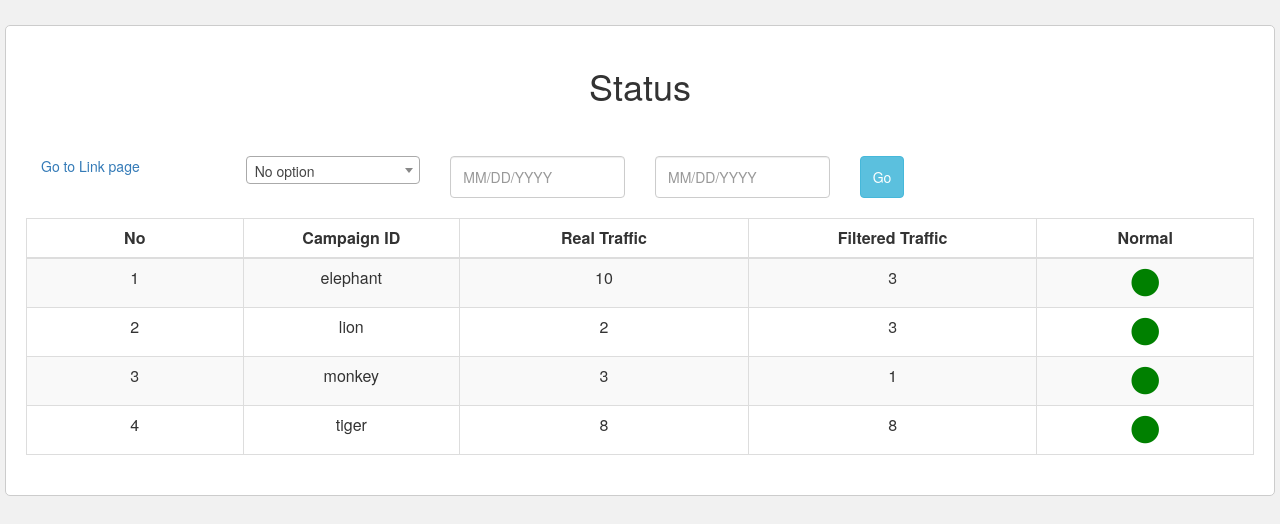
The page / on the database its author committed.
### tables this page shows
CREATE TABLE IF NOT EXISTS `click` (
  `id` int(11) NOT NULL AUTO_INCREMENT,
  `link_id` int(11) NOT NULL,
  `click_date` date NOT NULL,
  `is_real` tinyint(1) NOT NULL,
  PRIMARY KEY (`id`)
);

CREATE TABLE IF NOT EXISTS `link` (
  `id` int(11) NOT NULL AUTO_INCREMENT,
  `campaign_id` varchar(255) NOT NULL,
  `real_link` varchar(255) NOT NULL,
  `filter_link` varchar(255) NOT NULL,
  `state` varchar(255) NOT NULL,
  PRIMARY KEY (`id`)
);

### application/controllers/StatusController.php (called while the page is built, shortened)
<?php
class StatusController extends CI_Controller {
	public function __construct()
	{
		$this->load->helper('string');
		$this->load->helper('url');
		$this->load->model('statusmodel');
		$this->load->model('linkmodel');
	}
	public function index()
	{
		$all = $this->statusmodel->getAll();
		$status = array();
		foreach($all as $each) {
			if(array_key_exists($each['campaign_id'], $status)){
				if($each['is_real'] == 0) {
					$status[$each['campaign_id']]['real_traffic']++;
				} else {
					$status[$each['campaign_id']]['filter_traffic']++;
				}
			} else {
				if($each['is_real'] == 0) {
					$new_array = array(
						'campaign_id'=> $each['campaign_id'],
						'real_traffic' => 1,
						'filter_traffic' => 0
					);
				} else {
					$new_array = array(
						'campaign_id'=> $each['campaign_id'],
						'real_traffic' => 0,
						'filter_traffic' => 1
					);
				}
				$status[$each['campaign_id']] = $new_array;
			}
		}
		$data['status'] = $status;
		$this->load->view('status', $data);
	}
}

### index.php (called while the page is built, shortened)
<?php
require_once BASEPATH.'core/CodeIgniter.php';

### application/models/StatusModel.php (called while the page is built, shortened)
<?php
class StatusModel extends CI_Model {
    public function getAll(){
        $this->db->from('click');
        $this->db->join('link', 'click.link_id = link.id');
        $this->db->order_by('campaign_id', 'asc');
        $query = $this->db->get();
        return $query->result_array();
    }
}

### application/views/status.php (the view, shortened to what this page needs)
<html>
 <head>
  <link rel="stylesheet" href="https://maxcdn.bootstrapcdn.com/bootstrap/3.3.7/css/bootstrap.min.css" />
  <link rel="stylesheet" href="https://cdnjs.cloudflare.com/ajax/libs/bootstrap-datepicker/1.6.4/css/bootstrap-datepicker.css" />
  <link rel="stylesheet" href="https://cdnjs.cloudflare.com/ajax/libs/font-awesome/4.7.0/css/font-awesome.min.css" />
  <link href="https://cdn.jsdelivr.net/npm/select2@4.0.13/dist/css/select2.min.css" rel="stylesheet" />
 </head>
 <body>
  <div class="container box">
	<h1 align="center">Status</h1>
	<br />
	<div class="table-responsive">
	<br />
	<div class="row">
   	<div class="col-md-2">
   		<a href="<?php echo site_url('LinkController/index') ?>">Go to Link page</a>
   	</div>
   	<div class="col-md-2 wrapper">
   	</div>
   	<div class="col-md-2">
   		<input type="text" class="form-control" id="datepicker1" placeholder="MM/DD/YYYY"></span>
   	</div>
   	<div class="col-md-2">
   		<input type="text" class="form-control" id="datepicker2" placeholder="MM/DD/YYYY"></span>
   	</div>
   	<div class="col-md-2">
   		<button type="button" class="btn btn-info go_btn" style="display: inline-block; height: 42px;">Go</button>
   	</div>
   	</div>
    <br />
    <table id="status_table" class="table table-bordered table-striped">
     <thead>
      <tr>
       <th style="text-align: center; width: 15%;">No</th>
       <th style="text-align: center; width: 15%;">Campaign ID</th>
       <th style="text-align: center; width: 20%;">Real Traffic</th>
       <th style="text-align: center; width: 20%;">Filtered Traffic</th>
       <th style="text-align: center; width: 15%;">Normal</th>
      </tr>
     </thead>
     <tbody id="status_table_body">
     	<?php
     		$status_index = 1;
     		foreach($status as $state) {
     			?>
     			<tr>
     				<td style="text-align: center;"><?php echo $status_index; ?></td>
     				<td style="text-align: center;"><?php echo $state['campaign_id'] ?></td>
     				<td style="text-align: center;"><?php echo $state['real_traffic'] ?></td>
     				<td style="text-align: center;"><?php echo $state['filter_traffic'] ?></td>
     				<td style="text-align: center;"><i class="fa fa-circle fa-2x" style="color:green;"></i></td>
     			</tr>
	            <?php
	            $status_index++;
	        }?>
     </tbody>
    </table>
   </div>
  </div>
 </body>
</html>

### application/views/status.php (style rules this page uses)
body { margin:0; padding:0; background-color:#f1f1f1; }
.box { width:1270px; padding:20px; background-color:#fff; border:1px solid #ccc; border-radius:5px; margin-top:25px; box-sizing:border-box; }
.row { margin-left: 0px; margin-right: 0px; }
.form-control { height: 42px; }

### rows shown on the page
click: link.campaign_id "monkey", real_traffic "3", is_real "1"
click: link.campaign_id "tiger", id "8"

### other values the page prints
$state['campaign_id'] "elephant"
$state['real_traffic'] "10"
$state['filter_traffic'] "3"
$state['campaign_id'] "lion"
$state['real_traffic'] "2"
